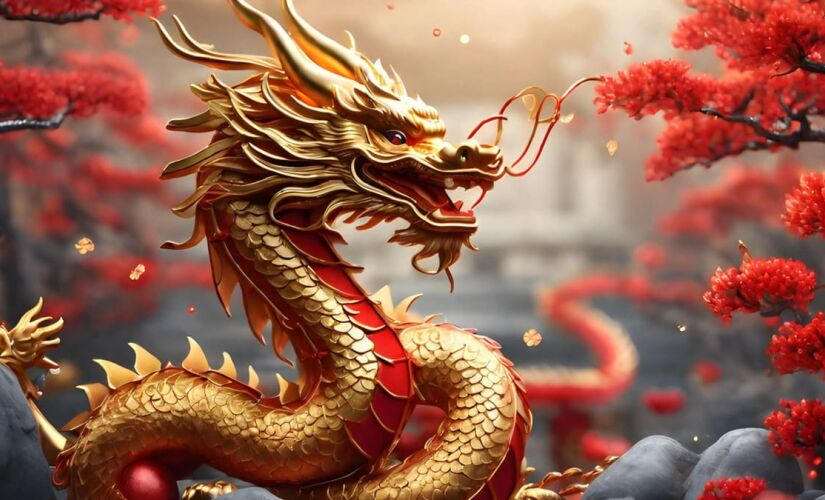
#> input picture original.jpg, 825 x 500 px
$ python index.py
#> lines starting #> are read from the running program, lines starting #| are printed output that depends on the picture; after the words box and inside, x2 and y2 are one past the last pixel; in counts of white or black regions, pixels touching at a corner belong together
#> further down, img is the input picture: shape (500, 825, 3); mean R, G, B 150.6, 98.6, 79.8
import cv2
import numpy as np
from matplotlib import pyplot as plt
from matplotlib import image as mpimg

def rgb_to_gray(rgb_img):
    return np.dot(rgb_img[...,:3], [0.2989, 0.5870, 0.1140])
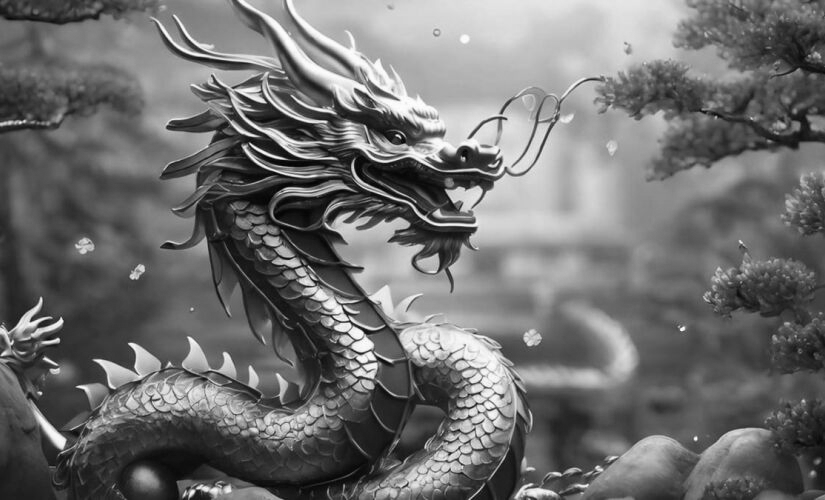
#> returned value: shape (500, 825) float64; min 2.39, max 254.4, mean 112

def read_img_src(gray_img):
#> called with gray_img = 'gray.jpg'
    img_src = cv2.imread(gray_img)
    img_src = cv2.cvtColor(img_src, cv2.COLOR_BGR2GRAY)
    return img_src

def gray_to_binarized(gray_img_matrix):
    black = 0
#> black = 0
    white = 255
    thresh_value = 127

    initial_conversion = np.where((gray_img_matrix <= thresh_value), gray_img_matrix, white)
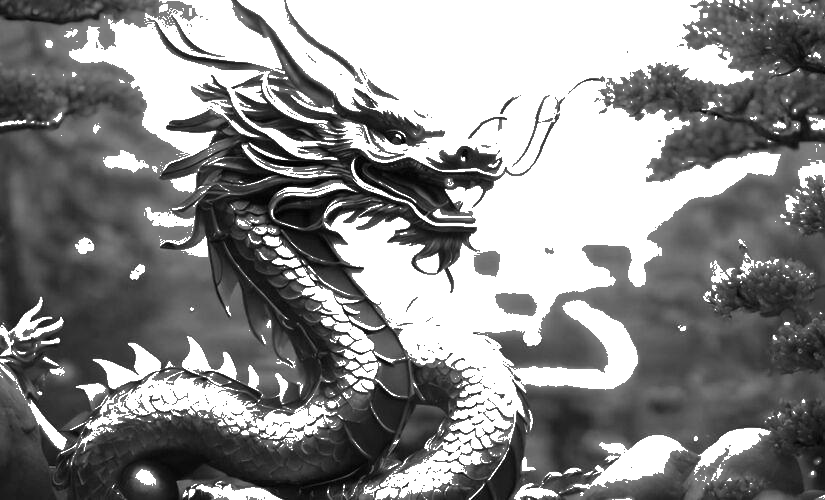
#> initial_conversion: shape (500, 825); min 0, max 255, mean 138.2
    final_conversion = np.where((initial_conversion > thresh_value), initial_conversion, black)
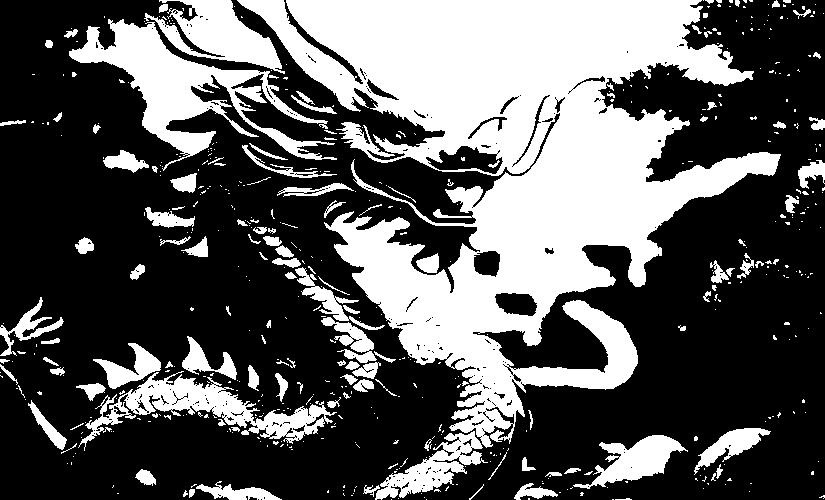
#> final_conversion: shape (500, 825); 35.8% white; 542 white regions (417 under 20 px), largest, box (x1, y1, x2, y2) and area: (237, 0, 781, 448) 101692, (69, 19, 337, 171) 10976, (78, 371, 337, 451) 5762

    return final_conversion


img = mpimg.imread('original.jpg')
gray = rgb_to_gray(img)
plt.imshow(gray, cmap=plt.get_cmap('gray'))
plt.show()
mpimg.imsave('gray.jpg', gray, cmap=plt.get_cmap('gray'))

input("\nPress Enter to continue:")
print()

binarized = gray_to_binarized(read_img_src("gray.jpg"))
plt.imshow(binarized, cmap=plt.get_cmap('gray'))
plt.show()
mpimg.imsave('binarized.jpg', binarized, cmap=plt.get_cmap('gray'))

input("\nPress Enter to continue:")
print()
